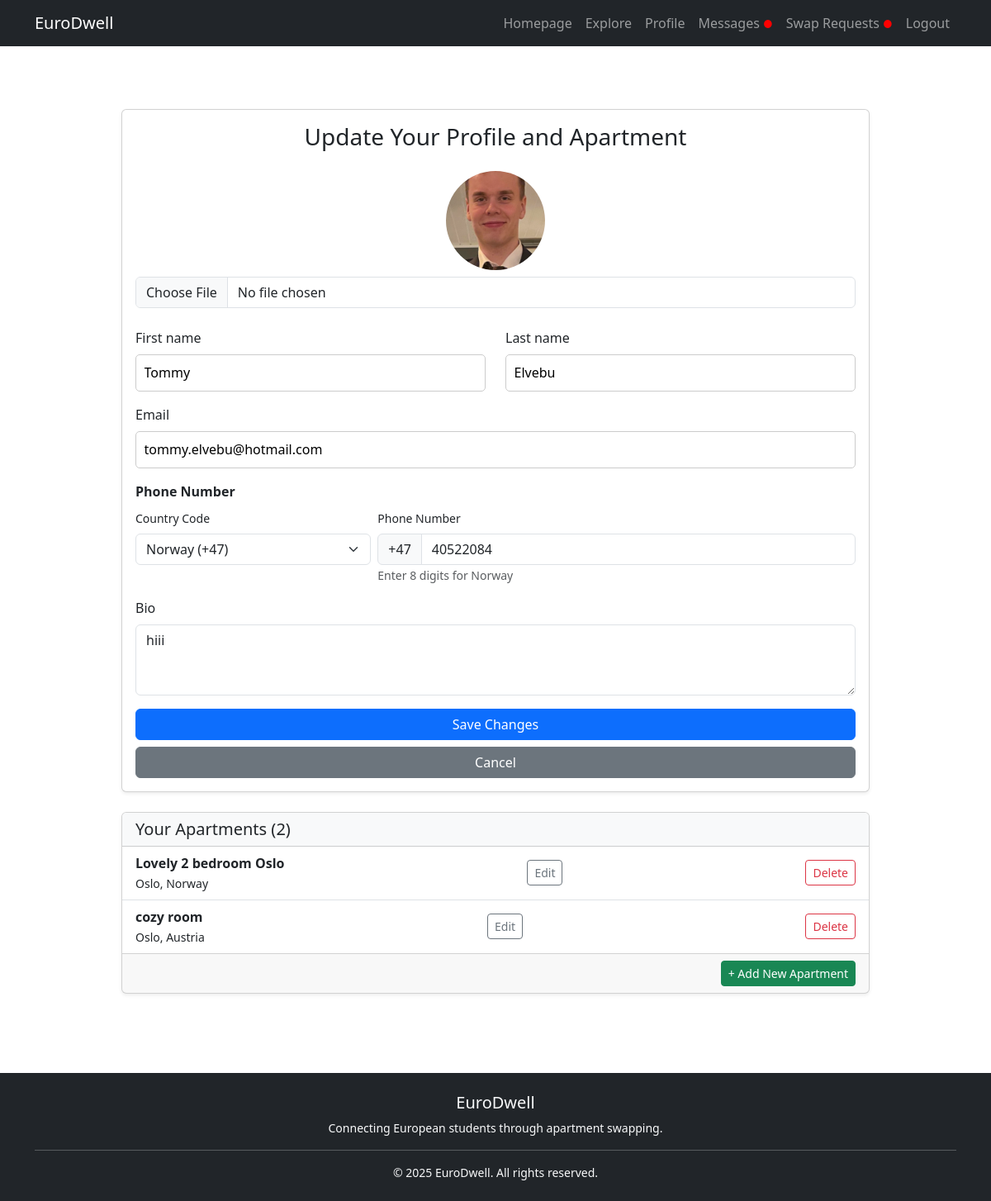
The app's page /profile/ (signed in), older data.
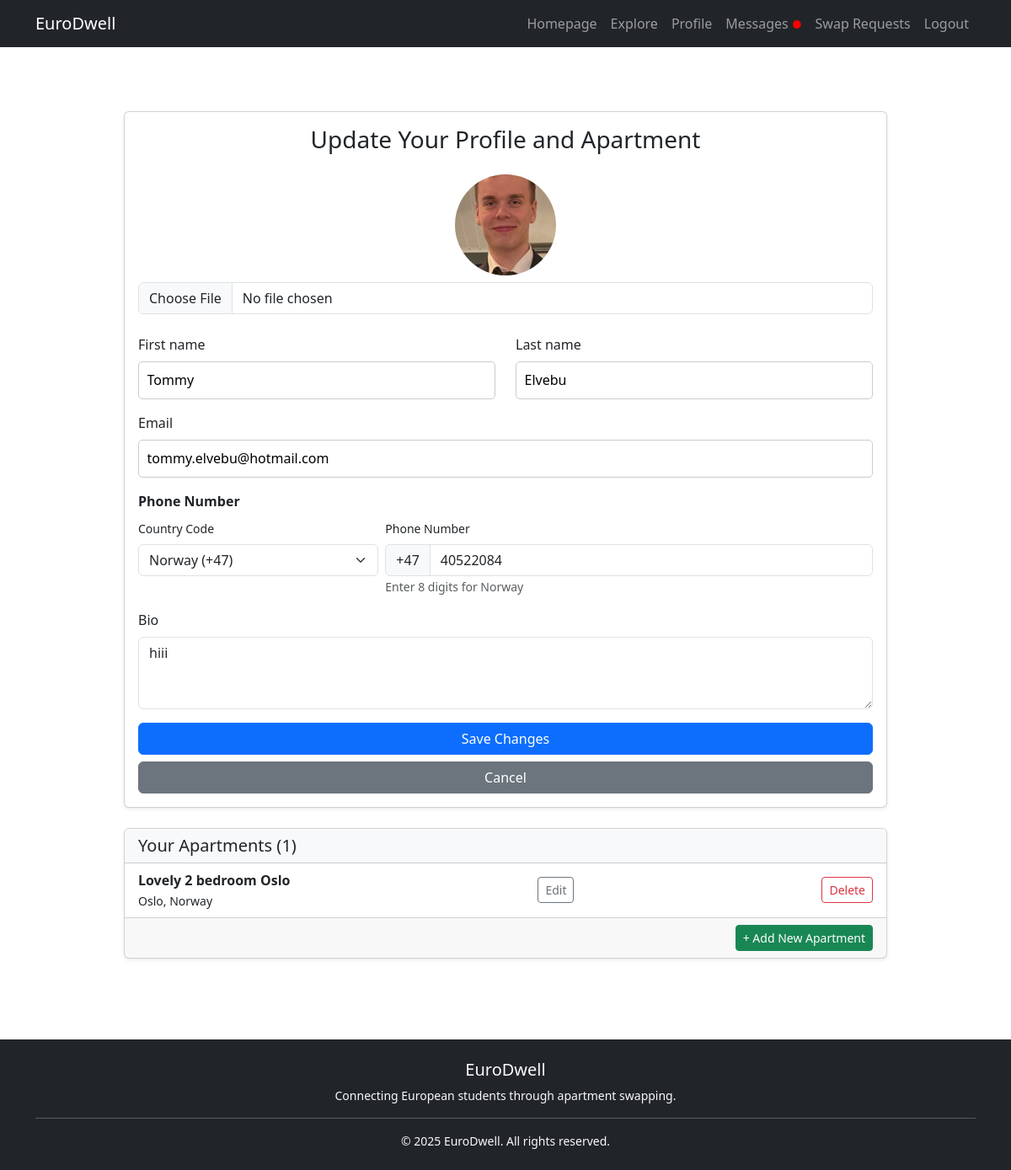
The same page, newer data.
### app/models.py (models this page shows, shortened)
class Apartment(models.Model):
    user = models.ForeignKey(User, on_delete=models.CASCADE)
    title = models.CharField(max_length=200)
    description = models.TextField()
    country = models.CharField(max_length=100,default='Norway')
    city = models.CharField(max_length=100,default='Oslo')
    bedrooms = models.IntegerField(default=1)
    bathrooms = models.IntegerField(default=1)
    shared_bathroom = models.BooleanField(default=False)
    shared_kitchen = models.BooleanField(default=False)
    available_from = models.DateField(default=date.today)
    available_until = models.DateField(default=default_available_until)
    created_at = models.DateTimeField(auto_now_add=True)
    updated_at = models.DateTimeField(auto_now=True)

### app/views.py (the view, shortened to what this page needs)
# urls.py: path('profile/', views.profile, name = 'profile'),
@login_required
def profile(request):
    user_apartments = Apartment.objects.filter(user=request.user)
    eligible_swaps = SwapRequest.objects.filter(
    status="Accepted",
    swap_end_date__lt=now().date()
).filter(
    Q(requester=request.user) | Q(recipient=request.user)
)
    users_to_review = []
    if request.method == 'POST':
        form = ProfileUpdateForm(request.POST, request.FILES, instance=request.user.profile)
        if form.is_valid():
            request.user.email = form.cleaned_data.get('email')
            request.user.first_name = form.cleaned_data.get('first_name')
            request.user.last_name = form.cleaned_data.get('last_name')
            request.user.save()
            form.save()
            from django.contrib import messages
            messages.success(request, 'Your profile has been successfully updated!')
            return redirect('profile')
    else:
        form = ProfileUpdateForm(instance=request.user.profile, initial={
            'email': request.user.email,
            'first_name': request.user.first_name,
            'last_name': request.user.last_name,
        })
    return render(request, 'profile.html', {
        'form': form,
        'user_apartments': user_apartments,
        'users_to_review': users_to_review,
    })

### app/context_processors.py (called while the page is built)
def unread_message_count(request):
    if request.user.is_authenticated:
        count = Message.objects.filter(receiver=request.user, is_read=False).count()
        return {'unread_message_count': count}
    return {}

def pending_swap_requests_count(request):
    if request.user.is_authenticated:
        count = SwapRequest.objects.filter(
            apartment_requested__user=request.user,
            status='Pending'
        ).count()
        return {'pending_swap_requests_count': count}
    return {}

### app/templates/profile.html (shortened to what the changed rows need)
{% extends 'base.html' %}
{% block content %}
<div class="container py-5">
    <div class="row justify-content-center">
        <div class="col-md-10">
            <div class="card shadow-sm">
                <div class="card-header bg-light">
                    <h5 class="mb-0">Your Apartments ({{ user_apartments.count }})</h5>
                </div>
                <ul class="list-group list-group-flush">
                    {% if user_apartments %}
                    {% for apartment in user_apartments %}
                    <li class="list-group-item d-flex justify-content-between align-items-center flex-column align-items-start">
                        <div class="w-100 d-flex justify-content-between align-items-center">
                            <div>
                                <strong>{{ apartment.title }}</strong><br>
                                <small>{{ apartment.city }}, {{ apartment.country }}</small>
                            </div>
                            <a href="{% url 'edit_apartment' apartment.id %}" class="btn btn-outline-secondary btn-sm">Edit</a>
                            <form action="{% url 'delete_apartment' apartment.id %}" method="post" class="d-inline" onsubmit="return confirm('Are you sure you want to delete this apartment?');">
                                <button type="submit" class="btn btn-outline-danger btn-sm">Delete</button>
                            </form>
                        </div>
                    </li>
                {% endfor %}
                    {% else %}
                        <li class="list-group-item text-muted">You haven't listed any apartments yet.</li>
                    {% endif %}
                </ul>
            </div>
        </div>
    </div>
</div>
{% endblock %}

Row changes from the older to the newer data that the page shows:
removed Apartment: title "cozy room", city "Oslo", country "Austria"
Text that changed along with them:
{{ user_apartments.count }}: "2" → "1"
